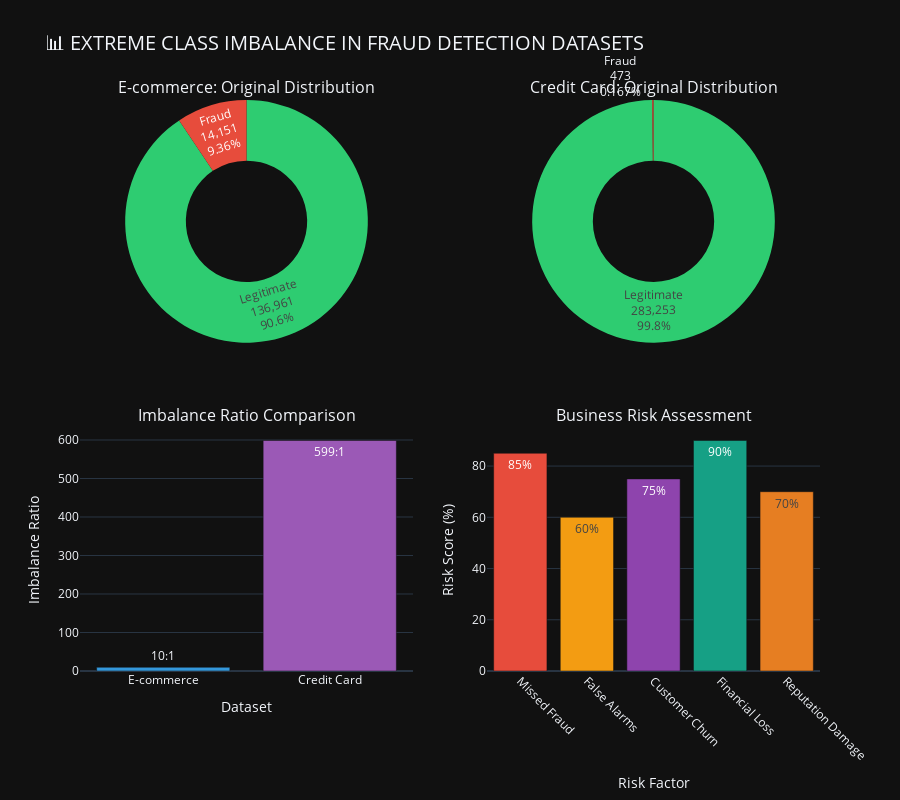

The code cell stored with this chart in its notebook:
### Code cell
# ============================================================================
# 4. VISUALIZE ORIGINAL IMBALANCE
# ============================================================================
print("\n" + "="*80)
print("📊 VISUALIZING ORIGINAL CLASS IMBALANCE")
print("="*80)

# Create visualization
fig = make_subplots(
    rows=2, cols=2,
    subplot_titles=('E-commerce: Original Distribution',
                    'Credit Card: Original Distribution',
                    'Imbalance Ratio Comparison',
                    'Business Risk Assessment'),
    specs=[[{'type': 'pie'}, {'type': 'pie'}],
           [{'type': 'bar'}, {'type': 'bar'}]],
    vertical_spacing=0.15
)

# 1. E-commerce pie chart
fig.add_trace(
    go.Pie(
        labels=['Legitimate', 'Fraud'],
        values=[ecom_stats['legit'], ecom_stats['fraud']],
        hole=0.5,
        marker_colors=['#2ECC71', '#E74C3C'],
        textinfo='percent+label+value',
        name='E-commerce',
        hoverinfo='label+percent+value'
    ), row=1, col=1
)

# 2. Credit card pie chart
fig.add_trace(
    go.Pie(
        labels=['Legitimate', 'Fraud'],
        values=[credit_stats['legit'], credit_stats['fraud']],
        hole=0.5,
        marker_colors=['#2ECC71', '#E74C3C'],
        textinfo='percent+label+value',
        name='Credit Card',
        hoverinfo='label+percent+value'
    ), row=1, col=2
)

# 3. Imbalance ratio comparison
datasets = ['E-commerce', 'Credit Card']
ratios = [ecom_stats['imbalance_ratio'], credit_stats['imbalance_ratio']]

fig.add_trace(
    go.Bar(
        x=datasets,
        y=ratios,
        marker_color=['#3498DB', '#9B59B6'],
        text=[f"{r:.0f}:1" for r in ratios],
        textposition='auto',
        name='Imbalance Ratio',
        hoverinfo='x+y'
    ), row=2, col=1
)

# 4. Business impact
business_risk = {
    'Missed Fraud': 85,
    'False Alarms': 60,
    'Customer Churn': 75,
    'Financial Loss': 90,
    'Reputation Damage': 70
}

fig.add_trace(
    go.Bar(
        x=list(business_risk.keys()),
        y=list(business_risk.values()),
        marker_color=['#E74C3C', '#F39C12', '#8E44AD', '#16A085', '#E67E22'],
        text=[f"{v}%" for v in business_risk.values()],
        textposition='auto',
        name='Business Risk',
        hoverinfo='x+y'
    ), row=2, col=2
)

fig.update_layout(
    height=800,
    title_text="📊 EXTREME CLASS IMBALANCE IN FRAUD DETECTION DATASETS",
    showlegend=False,
    template='plotly_dark',
    title_font_size=20
)

fig.update_xaxes(title_text="Dataset", row=2, col=1)
fig.update_xaxes(title_text="Risk Factor", tickangle=45, row=2, col=2)
fig.update_yaxes(title_text="Imbalance Ratio", row=2, col=1)
fig.update_yaxes(title_text="Risk Score (%)", row=2, col=2)

fig.show()

### Figure 1 — Plotly figure (JSON) as saved in the notebook; plotly's stock layout.template omitted (floating-point values rounded to 4 significant figures)
{"data": [{"domain": {"x": [0, 0.45], "y": [0.575, 1]}, "hole": 0.5, "hoverinfo": "label+percent+value", "labels": ["Legitimate", "Fraud"], "marker": {"colors": ["#2ECC71", "#E74C3C"]}, "name": "E-commerce", "textinfo": "percent+label+value", "type": "pie", "values": [136961, 14151]}, {"domain": {"x": [0.55, 1], "y": [0.575, 1]}, "hole": 0.5, "hoverinfo": "label+percent+value", "labels": ["Legitimate", "Fraud"], "marker": {"colors": ["#2ECC71", "#E74C3C"]}, "name": "Credit Card", "textinfo": "percent+label+value", "type": "pie", "values": [283253, 473]}, {"hoverinfo": "x+y", "marker": {"color": ["#3498DB", "#9B59B6"]}, "name": "Imbalance Ratio", "text": ["10:1", "599:1"], "textposition": "auto", "type": "bar", "x": ["E-commerce", "Credit Card"], "xaxis": "x", "y": [9.679, 598.8], "yaxis": "y"}, {"hoverinfo": "x+y", "marker": {"color": ["#E74C3C", "#F39C12", "#8E44AD", "#16A085", "#E67E22"]}, "name": "Business Risk", "text": ["85%", "60%", "75%", "90%", "70%"], "textposition": "auto", "type": "bar", "x": ["Missed Fraud", "False Alarms", "Customer Churn", "Financial Loss", "Reputation Damage"], "xaxis": "x2", "y": [85, 60, 75, 90, 70], "yaxis": "y2"}], "layout": {"annotations": [{"font": {"size": 16}, "showarrow": false, "text": "E-commerce: Original Distribution", "x": 0.225, "xanchor": "center", "xref": "paper", "y": 1, "yanchor": "bottom", "yref": "paper"}, {"font": {"size": 16}, "showarrow": false, "text": "Credit Card: Original Distribution", "x": 0.775, "xanchor": "center", "xref": "paper", "y": 1, "yanchor": "bottom", "yref": "paper"}, {"font": {"size": 16}, "showarrow": false, "text": "Imbalance Ratio Comparison", "x": 0.225, "xanchor": "center", "xref": "paper", "y": 0.425, "yanchor": "bottom", "yref": "paper"}, {"font": {"size": 16}, "showarrow": false, "text": "Business Risk Assessment", "x": 0.775, "xanchor": "center", "xref": "paper", "y": 0.425, "yanchor": "bottom", "yref": "paper"}], "height": 800, "showlegend": false, "title": {"font": {"size": 20}, "text": "📊 EXTREME CLASS IMBALANCE IN FRAUD DETECTION DATASETS"}, "xaxis": {"anchor": "y", "domain": [0, 0.45], "title": {"text": "Dataset"}}, "xaxis2": {"anchor": "y2", "domain": [0.55, 1], "tickangle": 45, "title": {"text": "Risk Factor"}}, "yaxis": {"anchor": "x", "domain": [0, 0.425], "title": {"text": "Imbalance Ratio"}}, "yaxis2": {"anchor": "x2", "domain": [0, 0.425], "title": {"text": "Risk Score (%)"}}}}
